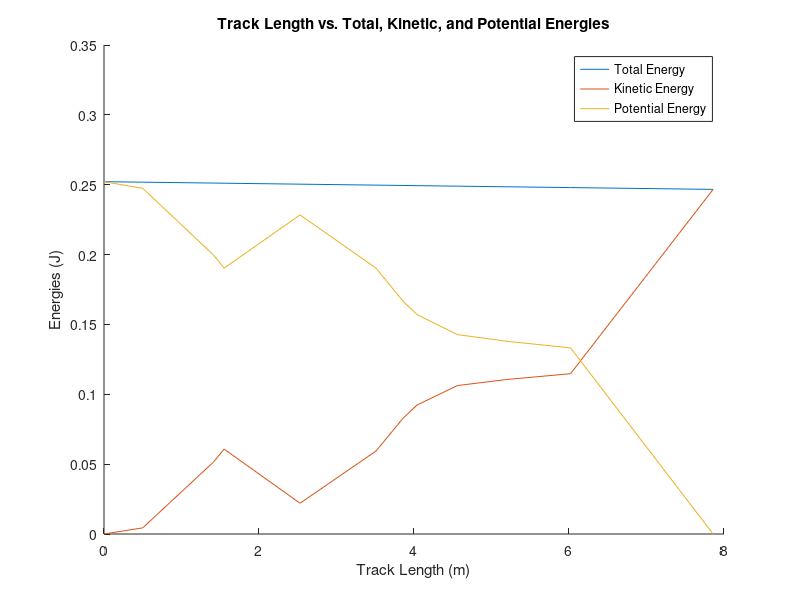
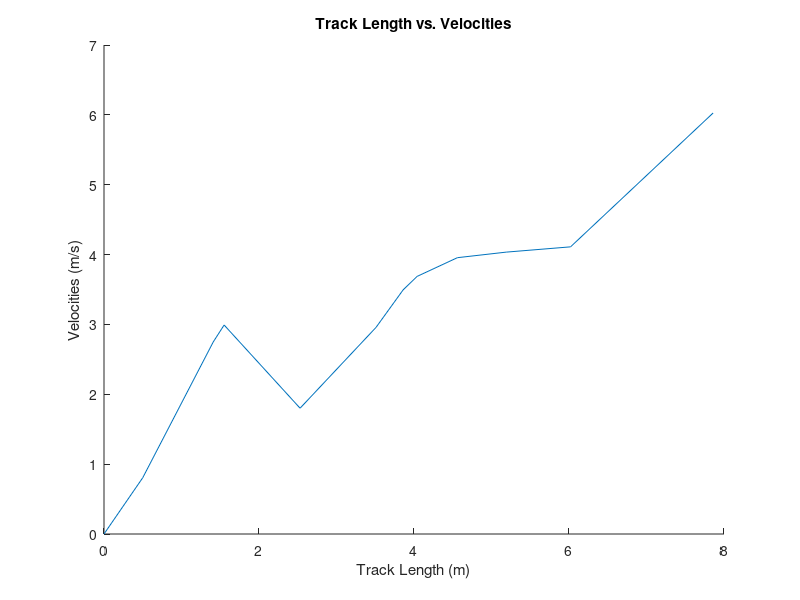

Reproduce these figures in MATLAB, in order.
% Roller Coaster Computations, SU 2020 

clc
clear

%Fill in Header Information
fprintf ('\n**********************************************\n')
fprintf ('*  Group: 1                                    *\n')
fprintf ('*  Roller Coaster Computations, SU 2020        *\n')
fprintf ('*  ENGR1182 Columbus State Community College   *\n')
fprintf ('*  Instructor:  M. Rahimi                      *\n')  
fprintf ('************************************************\n')


%% Computations

heights = [2.65, 2.6, 2.1, 2, 2.4, 2, 1.75, 1.65, 1.5, 1.45, 1.4, 0];
track_length = [0, 0.5, 1.41, 1.55, 2.53, 3.51, 3.86, 4.04, 4.56, 5.19, 6.02, 7.86];
% make sure heights and track length are entered in correctly
assert(length(heights) == length(track_length));


% Constants
mass = 0.0097;  % unit: kg
gravity = 9.81;  % unit: m/s^2

% lists
list_size = length(heights);
total_energies = zeros(1, list_size);
potential_energies = zeros(1, list_size);
kinetic_energies = zeros(1, list_size);
velocities = zeros(1, list_size);

% At point 0
total_energies(1) = mass * gravity * heights(1);
potential_energies(1) = total_energies(1);
kinetic_energies(1) = 0;
velocities(1) = 0;

% all other points
fprintf("Total energy, kinetic energy, and velocity and potential energy\n");
fprintf("0: %f\t%.6f\t%.6f\t%.6f\n", total_energies(1), 0, 0, total_energies(1));
for i = 2:length(total_energies)
    total_energies(i) = total_energies(1) - 0.0007 * track_length(i);
    kinetic_energies(i) = total_energies(i) - (mass * gravity * heights(i));
    potential_energies(i) = mass * gravity * heights(i);
    velocities(i) = sqrt((10 * kinetic_energies(i)) / (7 * mass));
    fprintf("%d: %f\t%f\t%f\t%f\n", i - 1, total_energies(i), kinetic_energies(i), velocities(i), potential_energies(i));
end

% plot track_length vs. total_energy, kinetic_energy, potential_energy
figure(1)
hold on
plot(track_length, total_energies, track_length, kinetic_energies, track_length, potential_energies);
xlabel("Track Length (m)");
ylabel("Energies (J)");
title("Track Length vs. Total, Kinetic, and Potential Energies");
legend("Total Energy", "Kinetic Energy", "Potential Energy");
hold off

% plot track_length vs. velocities
figure(2)
hold on
plot(track_length, velocities);
xlabel("Track Length (m)");
ylabel("Velocities (m/s)");
title("Track Length vs. Velocities");
hold off
